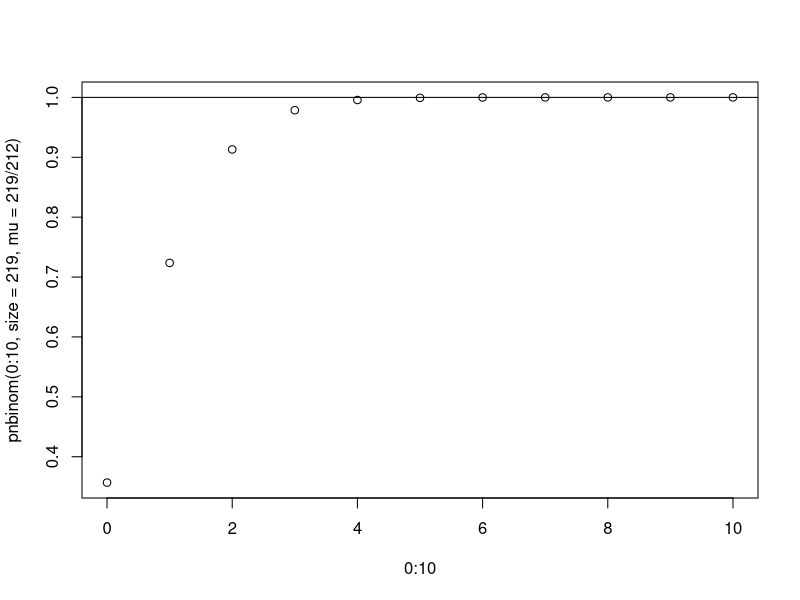
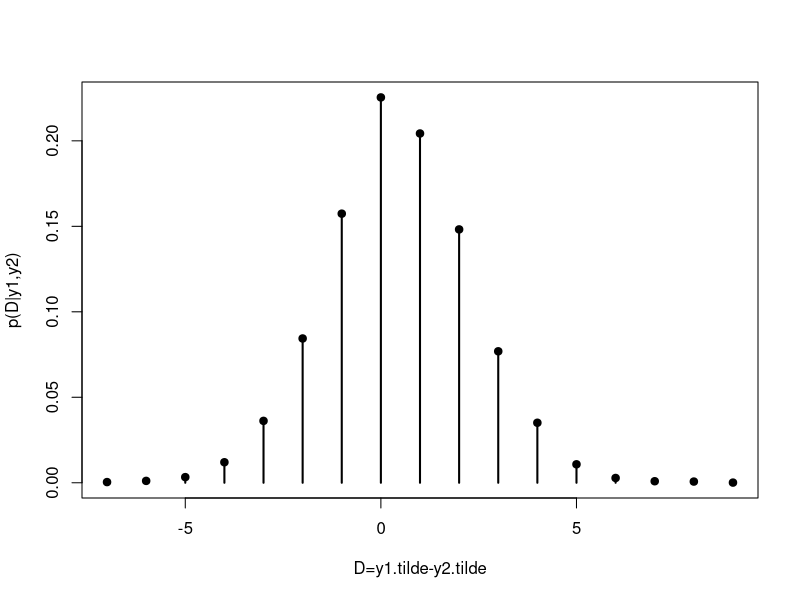
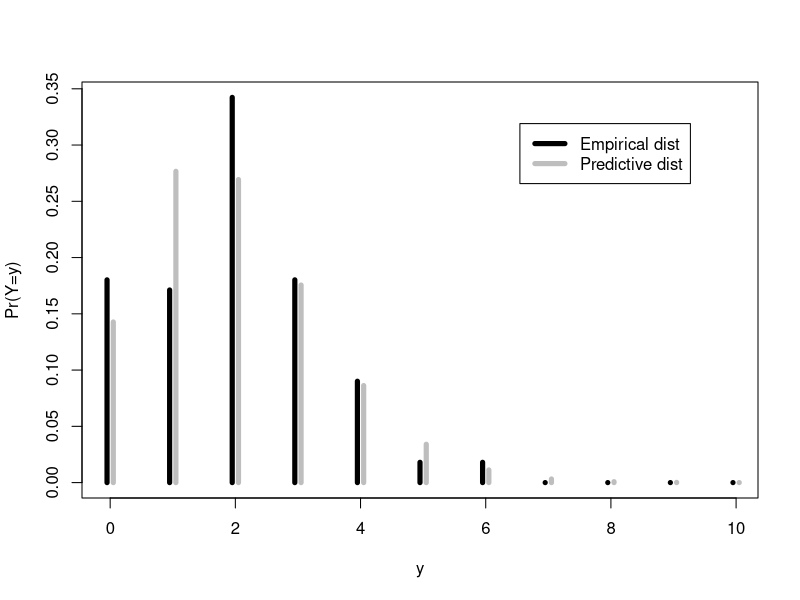
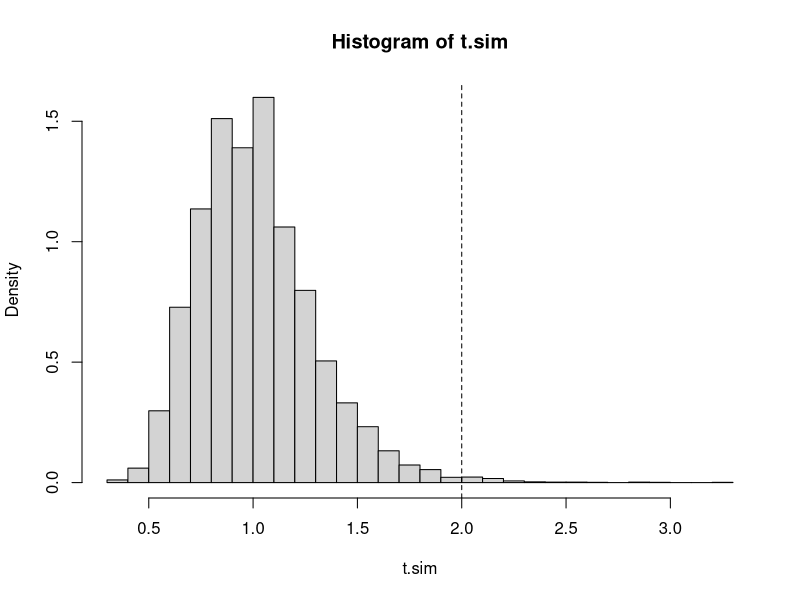

Recreate these plots in R, in order.
## ---- chunk 1
rm(list=ls());  set.seed(20210510);
knitr::opts_chunk$set(fig.align = 'center', message = FALSE)
## ---- chunk 2
y1.tilde <- 0:100
sum( pnbinom(y1.tilde-1, size=68, mu=68/45)*
       dnbinom(y1.tilde, size=219, mu=219/112) )
## ---- chunk 3
# Pr(Y1 tilde >= Y2 tilde )
sum( pnbinom(y1.tilde, size=68,  mu=68/45)*
     dnbinom(y1.tilde, size=219, mu=219/112) )
## ---- chunk 4
plot(0:10, pnbinom(0:10, size = 219, mu = 219/212))
abline(h=1)
## ---- chunk 5
# Birth rates example # Posterior predictive simulations 
a  <- 2  ;  b     <- 1;  
n1 <- 111; sum.y1 <- 217;
n2 <- 44 ; sum.y2 <- 66;

theta1.sim <- rgamma(10000, a+sum.y1, b+n1)
theta2.sim <- rgamma(10000, a+sum.y2, b+n2)
y1.tilde   <- rpois(10000, theta1.sim)
y2.tilde   <- rpois(10000, theta2.sim)
## ---- chunk 6
c(mean(y1.tilde == y2.tilde), mean(y1.tilde > y2.tilde))
## ---- chunk 7
# Consider D = Y1.tilde - Y2.tilde
D.tilde <- y1.tilde - y2.tilde;  range(D.tilde);
D.vals  <- range(D.tilde)[1]:range(D.tilde)[2]; D.vals;
ppd.D   <- (table(c(D.tilde, D.vals))-1) / length(D.tilde)

plot(D.vals, as.vector(ppd.D), type="h", lwd=2, 
 xlab="D=y1.tilde-y2.tilde", ylab="p(D|y1,y2)")
points(D.vals, as.vector(ppd.D), pch=19)
## ---- chunk 8
x <- c(1,1,1, 2,2,2, 3,3,3, 5, 6, 8);table(x)
## ---- chunk 9
# Posterior predictive model checking for group 1 
y      <- 0:10
e.dist <- c(20,19,38,20,10,2,2,rep(0,length(y)-7)) / 111
plot(y-.05, e.dist, type="h", lwd=5, xlab="y", ylab="Pr(Y=y)")

a <- 2;  b <- 1;  n <- 111; sum.y <- 217;
p.dist <- dnbinom(y, size=a+sum.y, mu=(a+sum.y)/(b+n))
points(y+.05, p.dist, type="h", lwd=5, col="gray")
legend("topright", inset=.1, lwd=5, col=c("black","gray"),
  legend=c("Empirical dist", "Predictive dist"))
## ---- chunk 10
# Define the test statistic t = #{y_i = 2} / #{y_i = 1}
t.sim <- rep(NA, 10000)
for(s in 1:10000)
{
 theta.sim <- rgamma(1, a+sum.y, b+n)
 y.tilde   <- rpois(n, theta.sim)
 t.sim[s]  <- sum(y.tilde==2) / sum(y.tilde==1)
}
## ---- chunk 11
hist(t.sim, freq=F, right=F, breaks=30, "")
abline(v=2, lty=2)
## ---- chunk 12
mean(t.sim >= 2)
